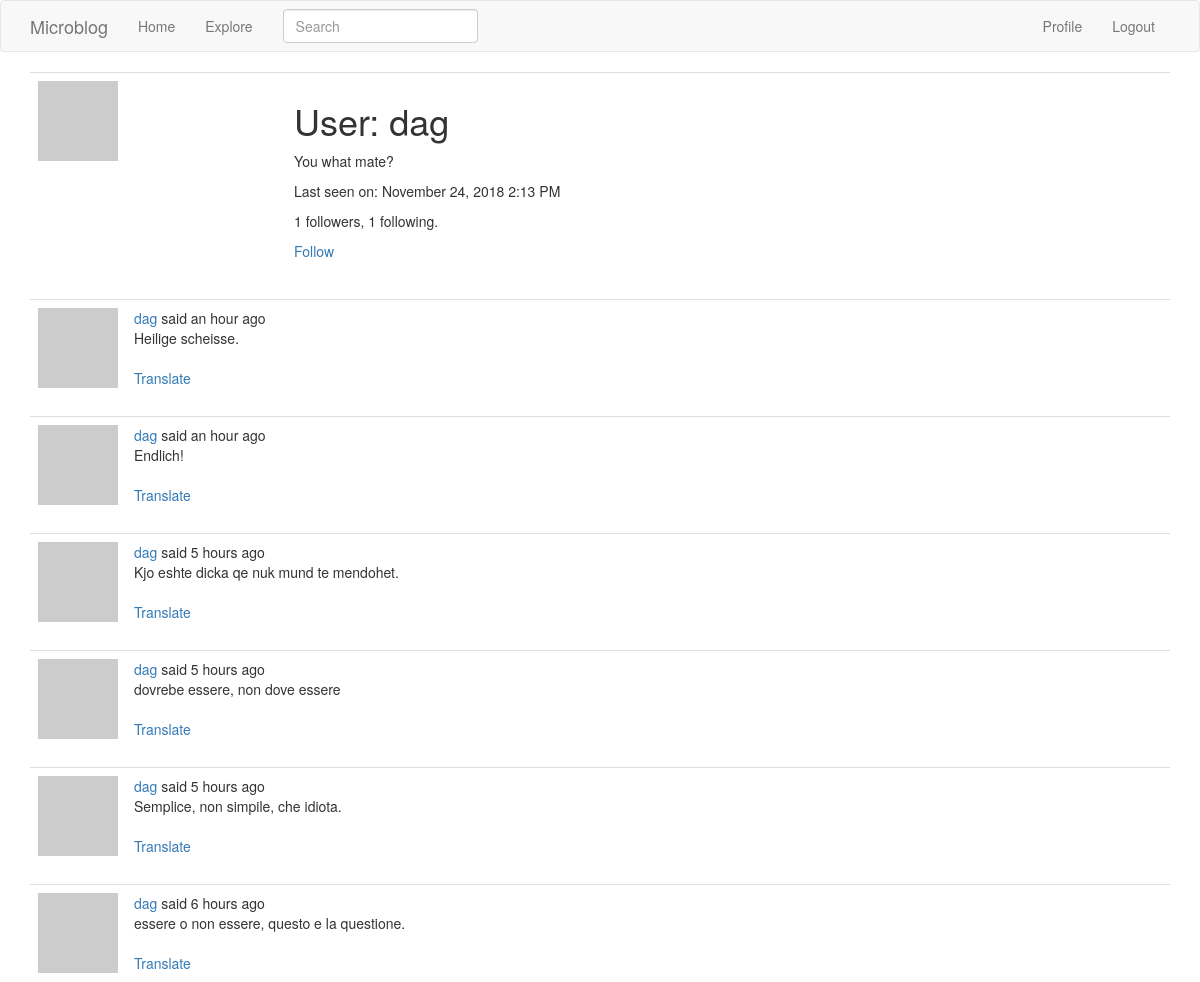
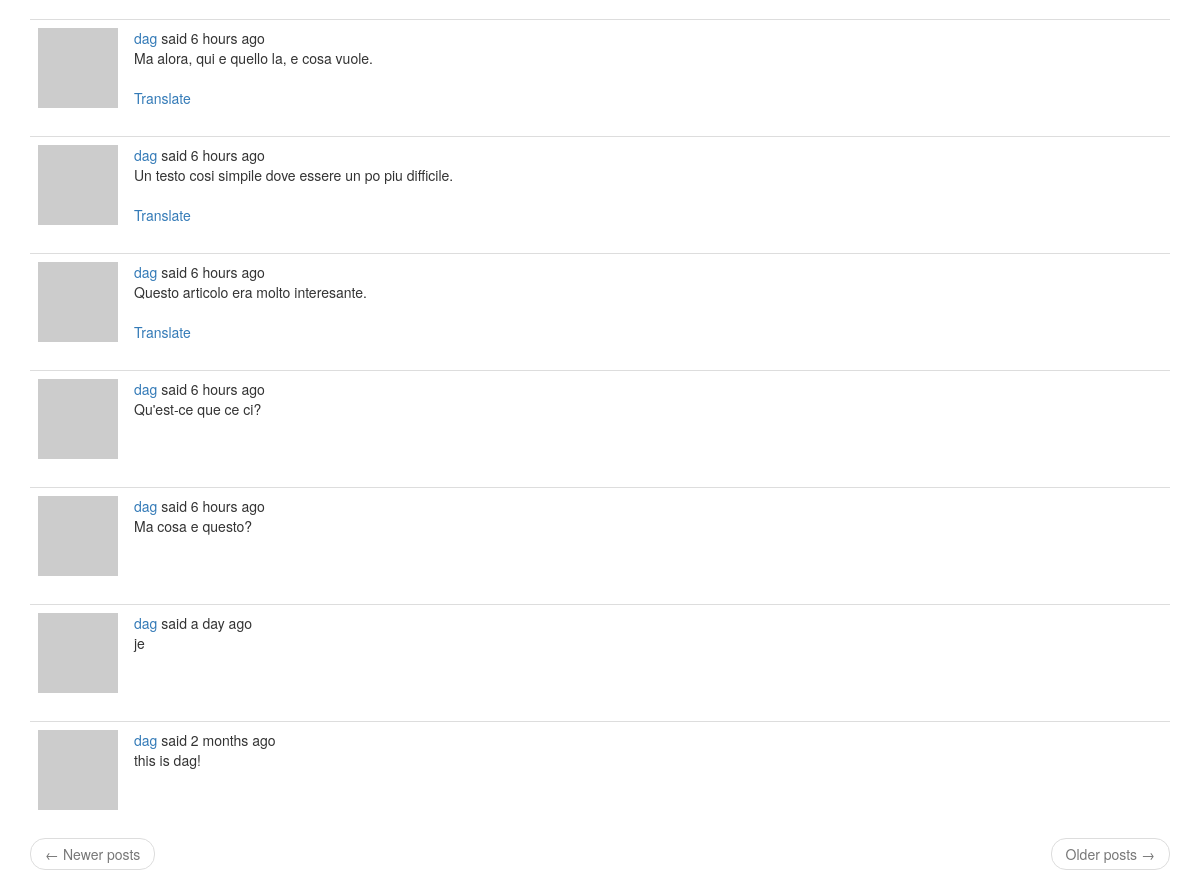
Screenshot of /user/dag (signed in) with the database file from the repository (2 pictures, top to bottom).
### app/models.py (models this page shows, shortened)
class User(UserMixin, db.Model):
    id = db.Column(db.Integer, primary_key=True)
    username = db.Column(db.String(64), index=True, unique=True)
    email = db.Column(db.String(120), index=True, unique=True)
    password_hash = db.Column(db.String(128))
    posts = db.relationship('Post', backref='author', lazy='dynamic')
    about_me = db.Column(db.String(140))
    last_seen = db.Column(db.DateTime, default=datetime.utcnow)
    followed = db.relationship(
        'User', secondary=followers,
        primaryjoin=(followers.c.follower_id == id),
        secondaryjoin=(followers.c.followed_id == id),
        backref=db.backref('followers', lazy='dynamic'), lazy='dynamic'
    )
    def avatar(self, size):
        digest = md5(self.email.lower().encode('utf-8')).hexdigest()
        return 'https://www.gravatar.com/avatar/{}?d=identicon&s={}'.format(digest, size)
    def is_following(self, user):
        return self.followed.filter(
            followers.c.followed_id == user.id).count() > 0

class SearchableMixin(object):
    @classmethod
    def before_commit(cls, session):
        session._changes = {
            'add': list(session.new),
            'update': list(session.dirty),
            'delete': list(session.deleted)
        }
    @classmethod
    def after_commit(cls, session):
        for obj in session._changes['add']:
            if isinstance(obj, SearchableMixin):
                add_to_index(obj.__tablename__, obj)
        for obj in session._changes['update']:
            if isinstance(obj, SearchableMixin):
                add_to_index(obj.__tablename__, obj)
        for obj in session._changes['delete']:
            if isinstance(obj, SearchableMixin):
                add_to_index(obj.__tablename__, obj)
        session._changes = None

class Post(SearchableMixin, db.Model):
    __searchable__ = ['body']
    id = db.Column(db.Integer, primary_key=True)
    body = db.Column(db.String(140))
    timestamp = db.Column(db.DateTime, index=True, default=datetime.utcnow)
    user_id = db.Column(db.Integer, db.ForeignKey('user.id'))
    language = db.Column(db.String(5))

### app/main/routes.py (the view)
@bp.route('/user/<username>')
@login_required
def user(username):
    user = User.query.filter_by(username=username).first_or_404()
    page = request.args.get('page', 1, type=int)
    posts = user.posts.order_by(Post.timestamp.desc()).paginate(
                page, current_app.config['POSTS_PER_PAGE'], False)
    next_url = url_for('main.user', username=user.username, page=posts.next_num) \
        if posts.has_next else None
    prev_url = url_for('main.user', username=user.username, page=posts.prev_num) \
        if posts.has_prev else None
    return render_template('user.html', user=user, posts=posts.items, next_url=next_url, prev_url=prev_url)

### app/main/forms.py
class SearchForm(FlaskForm):
    q = StringField(_l('Search'), validators=[DataRequired()])
    def __init__(self, *args, **kwargs):
        if 'formdata' not in kwargs:
            kwargs['formdata'] = request.args
        if 'csrf_enabled' not in kwargs:
            kwargs['csrf_enabled'] = False
        super().__init__(*args, **kwargs)

### app/main/routes.py (called while the page is built)
@bp.before_app_request
def before_request():
    if current_user.is_authenticated:
        current_user.last_seen = datetime.utcnow()
        db.session.commit()
        g.search_form = SearchForm()
    g.locale = str(get_locale())

### app/models.py (called while the page is built)
@login.user_loader
def load_user(id):
    return User.query.get(int(id))

### app/templates/user.html
{% extends "base.html" %}
{% block app_content %}
    <table class="table table-hover">
        <tr>
            <td width="256px"><img src="{{ user.avatar(128) }}"></td>
            <td>
                <h1>{{_('User: %(username)s', username=user.username)}}</h1>
                {% if user.about_me %}<p>{{ user.about_me }}</p>{% endif %}
                {% if user.last_seen %}
                    <p>{{_('Last seen on: %(when)s', when=moment(user.last_seen).format('LLL') )}}</p>
                {% endif %}
                <p>
                    {{_('%(followers)s followers, %(followed)s following.',
                    followers=user.followers.count(), followed=user.followed.count() )}}
                </p>
                {% if user ==  current_user %}
                    <p><a href="{{ url_for('main.edit_profile') }}">{{_('Edit your profile')}}</a></p>
                {% elif not current_user.is_following(user) %}
                    <p><a href="{{ url_for('main.follow', username=user.username) }}">{{_('Follow')}}</a></p>
                {% else %}
                    <p><a href="{{ url_for('main.unfollow', username=user.username) }}">{{_('Unfollow')}}</a></p>
                {% endif %}
            </td>
        </tr>
    </table>
    {% for post in posts %}
        {% include '_post.html' %}
    {% endfor %}
    <nav aria-label="...">
        <ul class="pager">
            <li class="previous{%if not prev_url%} disabled{%endif%}">
                <a href="{{prev_url or '#'}}">
                    <span aria-hidden="true">&larr;</span> {{_('Newer posts')}}
                </a>
            </li>
            <li class="next{%if not next_url%} disabled{%endif%}">
                <a href="{{next_url or '#'}}">
                    {{_('Older posts')}} <span aria-hidden="true">&rarr;</span>
                </a>
            </li>
        </ul>
    </nav>
{% endblock %}

### app/templates/_post.html (shortened to what this page needs)
<table class="table talbe-hover">
    <tr>
        <td width="70px">
            <a href="{{url_for('main.user', username=post.author.username)}}">
                <img src="{{ post.author.avatar(70) }}"/>
            </a>
        </td>
        <td>
            {{_('%(username)s said %(when)s',
                    username=user_link, when=moment(post.timestamp).fromNow() )}}
            <br>
            <span id="post{{post.id}}">{{ post.body }}</span>
            {%if post.language and post.language != g.locale%}
                <br><br>
                <span id="translation{{ post.id }}">
                        <a href="javascript:translate(
                                    '#post{{ post.id }}',
                                    '#translation{{ post.id }}',
                                    '{{ post.language }}',
                                    '{{ g.locale }}');">{{ _('Translate') }}</a>
                </span>
            {%endif%}
        </td>
    </tr>
</table>

### rows the page displays
User: about_me "You what mate?"
Post: body "Heilige scheisse."
Post: body "Endlich!"
Post: body "Kjo eshte dicka qe nuk mund te mendohet."
Post: body "dovrebe essere, non dove essere"
Post: body "Semplice, non simpile, che idiota."
Post: body "essere o non essere, questo e la questione."
Post: body "Ma alora, qui e quello la, e cosa vuole."
Post: body "Un testo cosi simpile dove essere un po piu difficile."
Post: body "Questo articolo era molto interesante."
Post: body "Qu'est-ce que ce ci?"
Post: body "Ma cosa e questo?"
Post: body "je"
Post: body "this is dag!"
